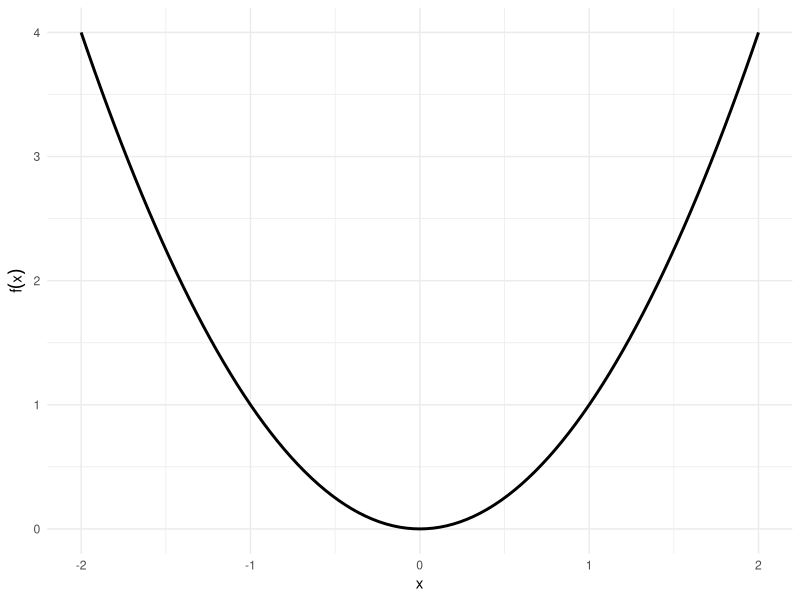
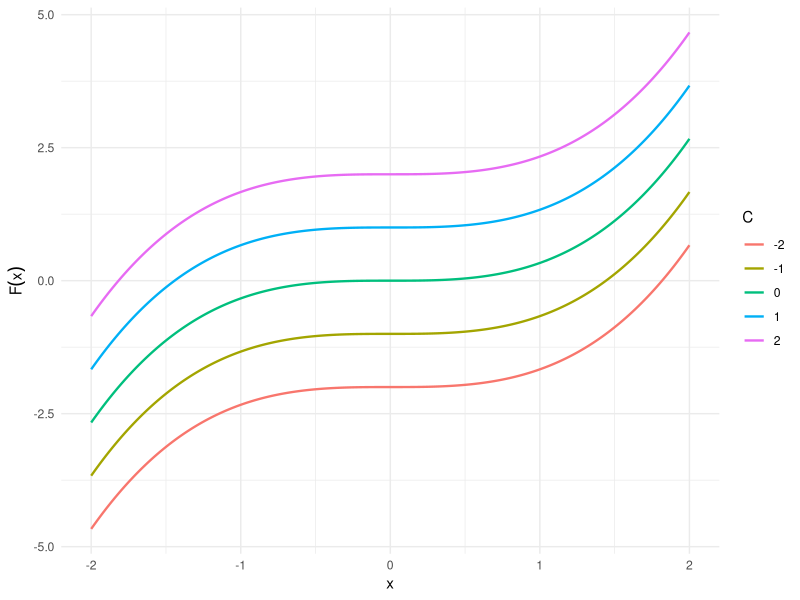
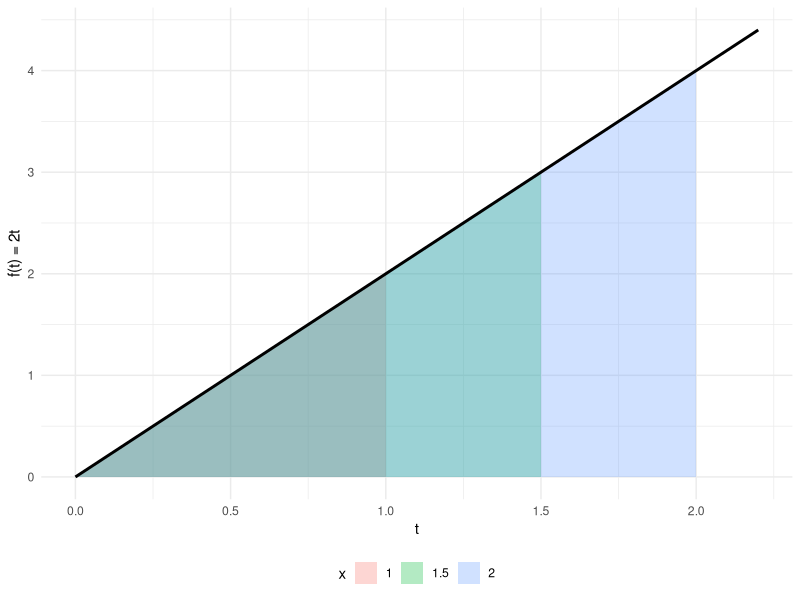
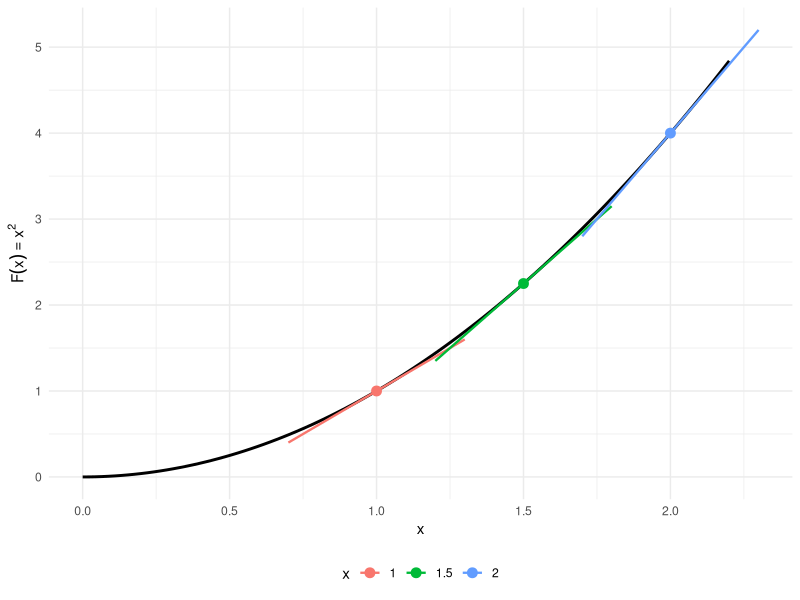
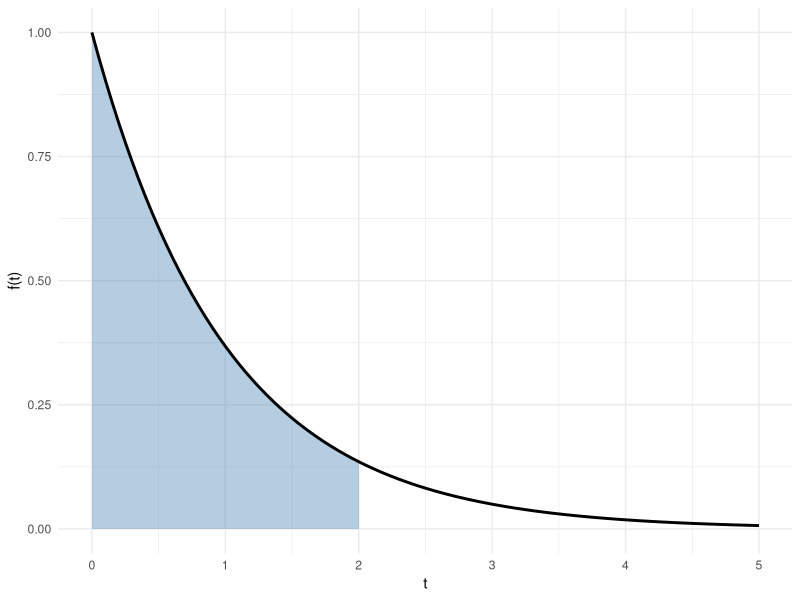
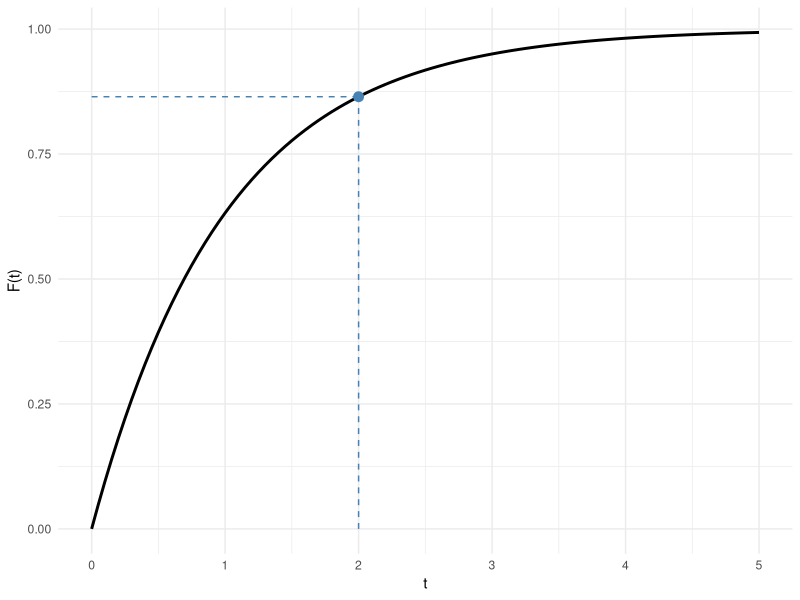

Generate these figures, in order, with R:
## ---- chunk 1
#| label: setup-calc-integrals
#| include: false
library(ggplot2)
## ---- chunk 2
#| code-fold: true
#| layout-ncol: 2
#| fig-subcap:
#|   - "The function $f(x) = x^2$"
#|   - "Family of antiderivatives $F(x) = x^3/3 + C$"

ggplot() +
  geom_function(fun = \(x) x^2, xlim = c(-2, 2), linewidth = 1) +
  labs(x = "x", y = expression(f(x))) +
  theme_minimal()

C_vals <- c(-2, -1, 0, 1, 2)
x_seq <- seq(-2, 2, length.out = 200)
df <- do.call(rbind, lapply(C_vals, \(C) {
  data.frame(
    x = x_seq,
    y = x_seq^3 / 3 + C,
    C = factor(C)
  )
}))

ggplot(df, aes(x = x, y = y, color = C)) +
  geom_line(linewidth = 0.8) +
  labs(x = "x", y = expression(F(x)), color = "C") +
  theme_minimal()
## ---- chunk 3
#| code-fold: true
#| layout-ncol: 2
#| fig-subcap:
#|   - "$f(t) = 2t$; shaded areas equal $F(x)$ at $x \\in \\{1, 1.5, 2\\}$"
#|   - "$F(x) = x^2$; tangent slope at $x$ is $f(x) = 2x$"
x_marks <- c(1, 1.5, 2)
shade_df <- do.call(rbind, lapply(x_marks, \(xv) {
  data.frame(t = seq(0, xv, length.out = 100), x_upper = xv)
}))

ggplot() +
  geom_area(
    data = shade_df,
    aes(x = t, y = 2 * t, group = factor(x_upper), fill = factor(x_upper)),
    alpha = 0.3, position = "identity"
  ) +
  geom_function(fun = \(t) 2 * t, xlim = c(0, 2.2), linewidth = 1) +
  labs(x = "t", y = "f(t) = 2t", fill = "x") +
  theme_minimal() +
  theme(legend.position = "bottom")

slope_df <- data.frame(
  x = x_marks,
  Fx = x_marks^2,
  slope = 2 * x_marks
)

ggplot() +
  geom_function(fun = \(x) x^2, xlim = c(0, 2.2), linewidth = 1) +
  geom_point(
    data = slope_df,
    aes(x = x, y = Fx, color = factor(x)),
    size = 3
  ) +
  geom_segment(
    data = slope_df,
    aes(
      x = x - 0.3, xend = x + 0.3,
      y = Fx - 0.3 * slope, yend = Fx + 0.3 * slope,
      color = factor(x)
    ),
    linewidth = 0.8
  ) +
  labs(x = "x", y = expression(F(x) == x^2), color = "x") +
  theme_minimal() +
  theme(legend.position = "bottom")
## ---- chunk 4
#| code-fold: true
#| layout-ncol: 2
#| fig-subcap:
#|   - "PDF with $\\lambda = 1$; shaded area $= F(2) \\approx 0.865$"
#|   - "CDF with $\\lambda = 1$; point marks $F(2)$"
lam <- 1
t_max <- 5

ggplot() +
  geom_area(
    data = data.frame(t = seq(0, 2, length.out = 300)),
    aes(x = t, y = lam * exp(-lam * t)),
    fill = "steelblue", alpha = 0.4
  ) +
  geom_function(
    fun = \(t) lam * exp(-lam * t),
    xlim = c(0, t_max), linewidth = 1
  ) +
  labs(x = "t", y = "f(t)") +
  theme_minimal()

ggplot() +
  geom_function(
    fun = \(t) 1 - exp(-lam * t),
    xlim = c(0, t_max), linewidth = 1
  ) +
  geom_point(aes(x = 2, y = 1 - exp(-lam * 2)), size = 3, color = "steelblue") +
  geom_segment(
    aes(x = 2, xend = 2, y = 0, yend = 1 - exp(-lam * 2)),
    linetype = "dashed", color = "steelblue"
  ) +
  geom_segment(
    aes(x = 0, xend = 2, y = 1 - exp(-lam * 2), yend = 1 - exp(-lam * 2)),
    linetype = "dashed", color = "steelblue"
  ) +
  labs(x = "t", y = "F(t)") +
  theme_minimal()
